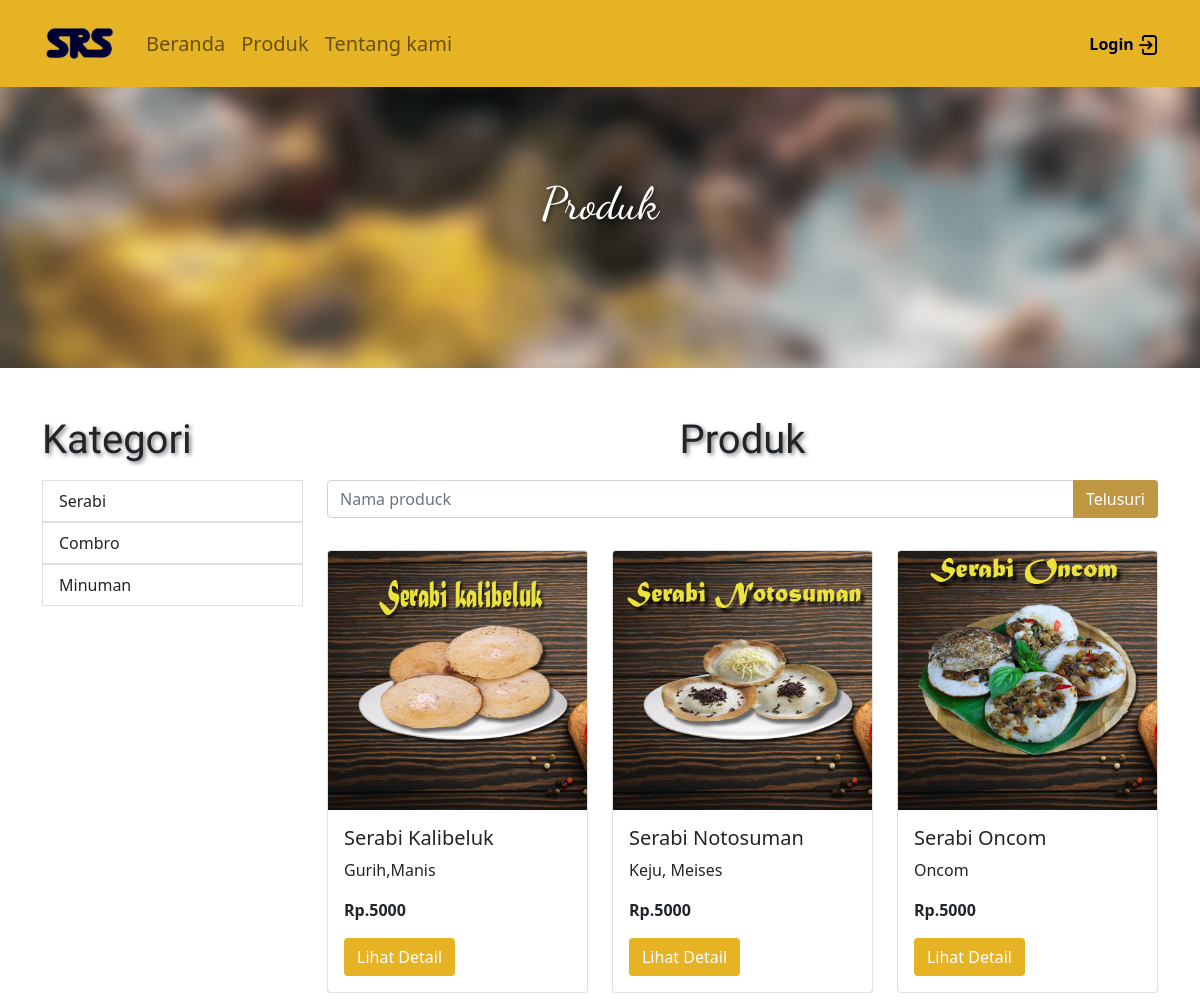
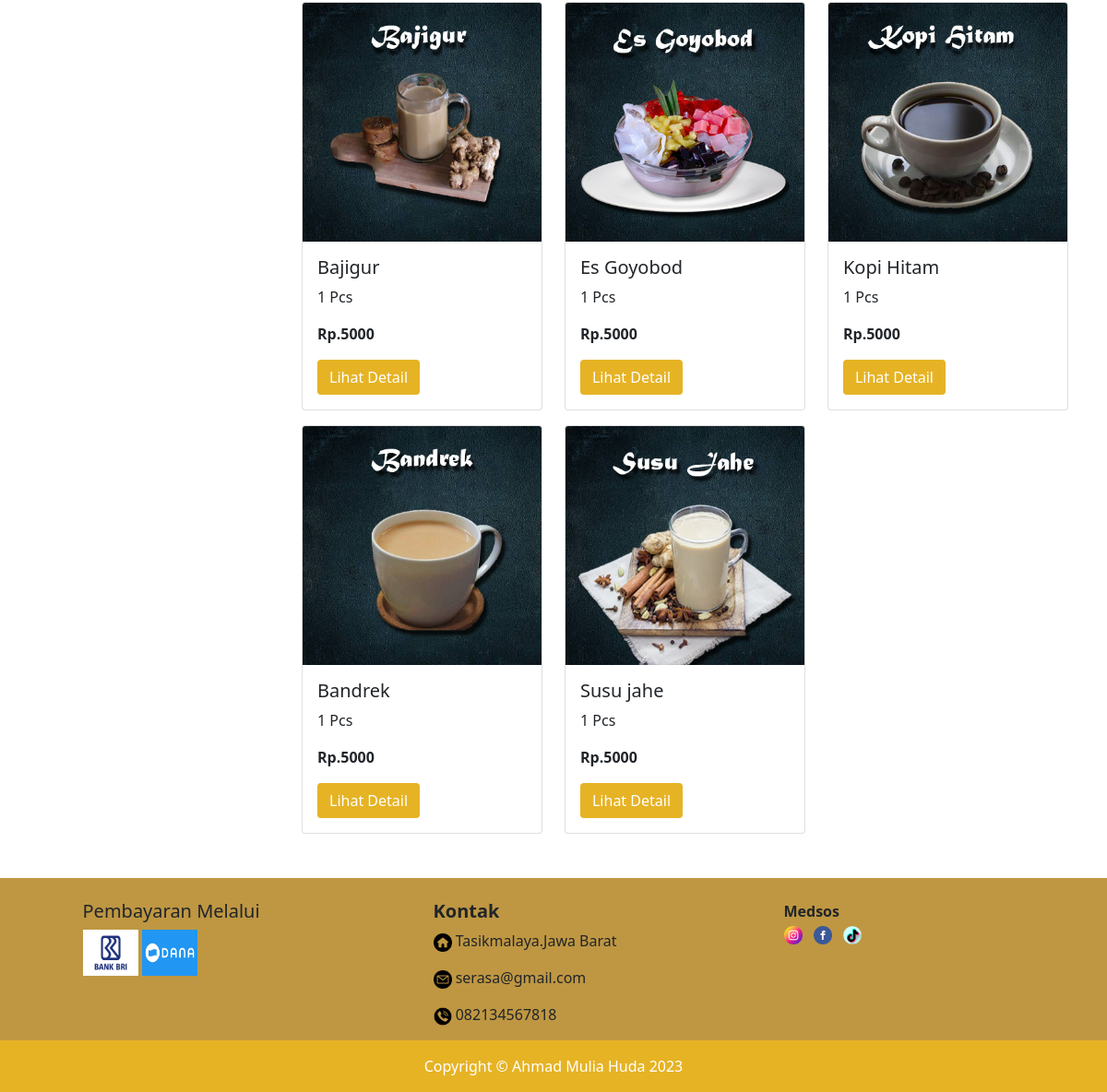
/produk.php, run on the app's committed database (2 pictures, top to bottom).
### tables this page shows
CREATE TABLE `kategori` (
  `id` int NOT NULL,
  `nama` varchar(100) NOT NULL
);

CREATE TABLE `produck` (
  `id` int NOT NULL,
  `kategori_id` int NOT NULL,
  `nama` varchar(100) NOT NULL,
  `harga` double NOT NULL,
  `foto` varchar(255) DEFAULT NULL,
  `detail` text,
  `ketersediaan_stok` enum('habis','tersedia') DEFAULT 'tersedia'
);

### produk.php (the view, shortened to what this page needs)
<?php
require "koneksi.php";
$queryKategori = mysqli_query($link, "SELECT * FROM kategori");
if(isset($_GET['keyword'])){
    $queryProduk = mysqli_query($link, "SELECT * FROM produck WHERE nama LIKE '%$_GET[keyword]%'");
}
else if(isset($_GET['kategori'])){
    $queryProduk = mysqli_query($link, "SELECT id FROM kategori WHERE nama ='$_GET[kategori]' ");
    $kategoriId = mysqli_fetch_array($queryProduk);
    $queryProduk = mysqli_query($link, "SELECT * FROM produck WHERE kategori_id='$kategoriId[id]'");
}
else{
  $queryProduk = mysqli_query($link, "SELECT * FROM produck");
}
?>
<!DOCTYPE html>
<html lang="en">
<head>
    <link href="https://cdn.jsdelivr.net/npm/bootstrap@5.0.2/dist/css/bootstrap.min.css" rel="stylesheet">
    <link rel="stylesheet" href="css/produk.css">
</head>
<body>
    <?php require ("navbar.php"); ?>
    <div class="container-fluid baner-produk d-flex align-items-center">
        <div class="container font-text">
            <h1 class="text-white text-center mt-5">Produk</h1>
        </div>
    </div>
    <div class="container py-5">
        <div class="row">
            <div class="col-lg-3 mb-5">
                <h1 class="mb-3 font">Kategori</h1>
                <ul class="list-group text-kategori">
                    <?php while($kategori = mysqli_fetch_array($queryKategori)) {?>
                        <a href="produk.php?kategori=<?php echo $kategori['nama']; ?>">
                            <li class="list-group-item"><?= $kategori['nama']; ?></li>
                        </a>
                    <?php } ?>
                </ul>
            </div>
            <div class="col-lg-9"  >
                <h1 class="text-center mb-3 font">Produk</h1>
                <form method="get" action="">
                <div class="input-group my-3">
                    <input type="text" id="keyword" class="form-control" placeholder="Nama produck" aria-label="Recipient's username" aria-describedby="basic-addon2" name="keyword">
                    <button type="submit" id="tombol_cari" class="btn warna3 text-white"> Telusuri</button>
                </div>
            </form>
                <div class="row" id="container">
                <?php while($produk = mysqli_fetch_array($queryProduk)) {?>
                    <div class="col-md-4 mt-3">
                        <div class="card h-100 lihat-detail">
                            <div class="image-produk">
                                <img src="img/image/<?php echo $produk['foto']; ?>" class="card-img-top" alt="...">
                                </div>
                                <div class="card-body">
                                    <h5 class="card-title"><?php echo $produk['nama']; ?></h5>
                                        <p class="card-text"><?php echo $produk['detail']; ?></p>
                                        <p class="card-text text-harga"><b>Rp.<?php echo $produk['harga']; ?></b></p>
                                    <a href="produk-detail.php?nama=<?php echo $produk['nama'];?>" class="btn warna4 text-white">Lihat Detail</a>
                                </div>
                            </div>
                        </div>
                        <?php } ?>
                </div>
            </div>
        </div>
    </div>
<?php require "footer.php"; ?>
</body>
</html>

### css/produk.css (style rules this page uses)
* { margin: 0; padding: 0; }
.baner-produk { background: url(../img/background/1.png) no-repeat center center; background-size:cover; height: 46vh; color: #fff; background-position: 50% 100%; }
.warna3 { background-color:#BF9742 ; }
.warna4 { background-color:#E6B325 ; }
.list-group a { text-decoration: none; }
.font-text h1 { font-family: 'Dancing Script', cursive; font-size: 45px; text-shadow:2px 2px 4px rgba(0, 0, 0, 0.5); }
.font { font-family: 'Acme', sans-serif; text-shadow:2px 2px 4px rgba(0, 0, 0, 0.5); }

### data on the page
kategori: nama "Serabi"
kategori: nama "Combro"
kategori: nama "Minuman"
produck: foto (picture), nama "Serabi Kalibeluk", detail "Gurih,Manis", harga "5000"
produck: foto (picture), nama "Serabi Notosuman", detail "Keju, Meises", harga "5000"
produck: foto (picture), nama "Serabi Oncom", detail "Oncom", harga "5000"
produck: foto (picture), nama "Bajigur", detail "1 Pcs", harga "5000"
produck: foto (picture), nama "Es Goyobod", detail "1 Pcs", harga "5000"
produck: foto (picture), nama "Kopi Hitam", detail "1 Pcs", harga "5000"
produck: foto (picture), nama "Bandrek", detail "1 Pcs", harga "5000"
produck: foto (picture), nama "Susu jahe", detail "1 Pcs", harga "5000"
